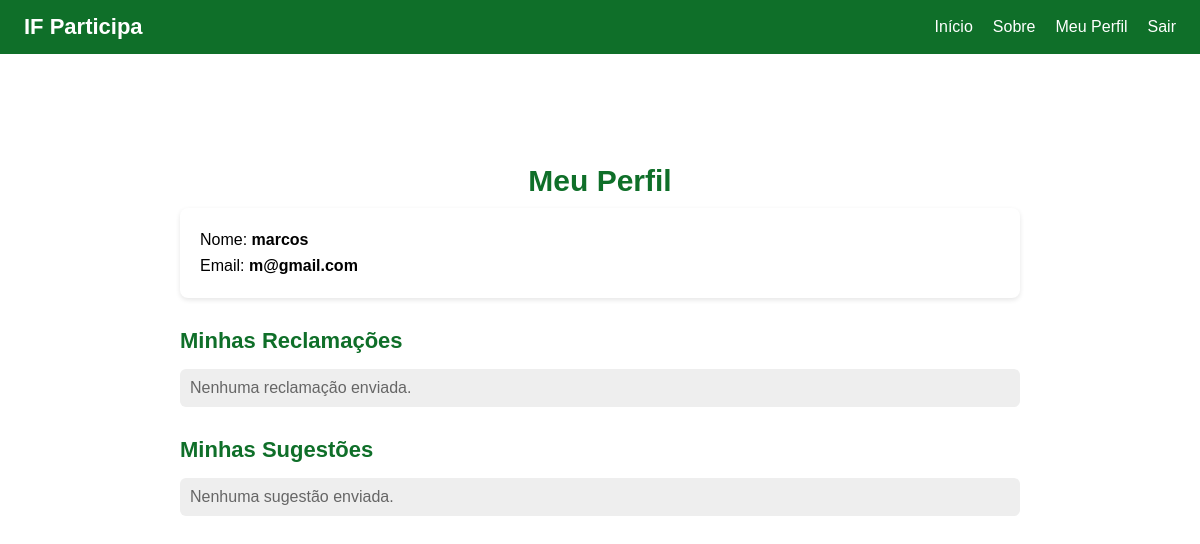
The app's page /meu-perfil (signed in), older data.
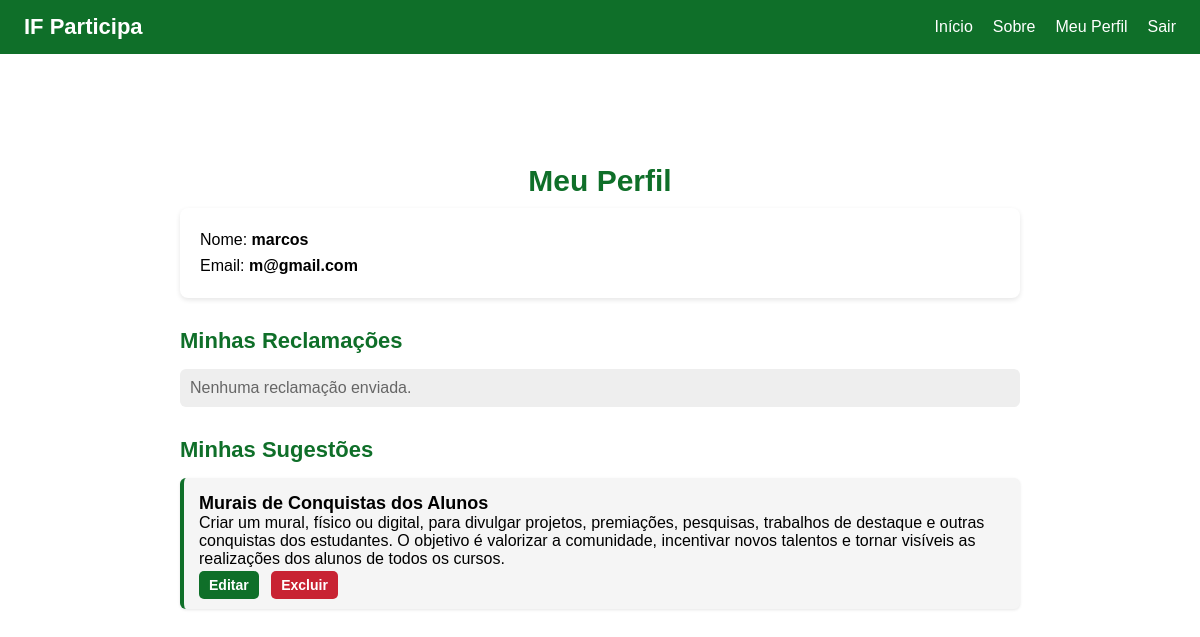
The same page, newer data.
### models/sugestoes.py (models this page shows)
class Sugestao(Base):
    __tablename__ = "sugestoes"
    id = Column(Integer, primary_key=True)
    titulo = Column(String(150), nullable=False)
    descricao = Column(Text, nullable=False)
    autor_id = Column(Integer, ForeignKey("usuarios.id"))
    autor = relationship("Usuario", back_populates="sugestoes")

### controllers/user.py (the view)
@user_bp.route("/meu-perfil")
@login_required
def meu_perfil():
    db = SessionLocal()
    minhas_reclamacoes = db.query(Reclamacao).filter_by(autor_id=current_user.id).all()
    minhas_sugestoes = db.query(Sugestao).filter_by(autor_id=current_user.id).all()
    return render_template(
        "user/meu_perfil.html",
        usuario=current_user,
        reclamacoes=minhas_reclamacoes,
        sugestoes=minhas_sugestoes
    )

### app.py (called while the page is built)
@login_manager.user_loader
def load_user(user_id):
    db = SessionLocal()
    user = db.query(Usuario).get(int(user_id))
    db.close()
    return user

### templates/user/meu_perfil.html (shortened to what this page needs)
{% extends "base.html" %}
{% block estilos %}
<link rel="stylesheet" href="{{ url_for('static', filename='controllers/perfil.css') }}">
{% endblock %}
{% block conteudo %}
<div class="perfil-container">
    <h1>Meu Perfil</h1>
    <div class="info-usuario">
        <p>Nome: <strong>{{ usuario.nome }}</strong></p>
        <p>Email: <strong>{{ usuario.email }}</strong></p>
    </div>
    <h2>Minhas Reclamações</h2>
    {% if reclamacoes %}
    <ul class="lista">
        {% for r in reclamacoes %}
            <li class="item">
                <strong>{{ r.titulo }}</strong><br>
                {{ r.descricao }}
                <div class="acoes">
                    <a class="editar" href="{{ url_for('reclamacoes_bp.editar_reclamacao', id=r.id) }}">Editar</a>
                    <a class="excluir" href="{{ url_for('reclamacoes_bp.excluir_reclamacao', id=r.id) }}">Excluir</a>
                </div>
            </li>
        {% endfor %}
    </ul>
    {% else %}
        <p class="vazio">Nenhuma reclamação enviada.</p>
    {% endif %}
    <h2>Minhas Sugestões</h2>
    {% if sugestoes %}
    <ul class="lista">
        {% for s in sugestoes %}
            <li class="item">
                <strong>{{ s.titulo }}</strong><br>
                {{ s.descricao }}
                <div class="acoes">
                    <a class="editar" href="{{ url_for('sugestoes_bp.editar_sugestao', id=s.id) }}">Editar</a>
                    <a class="excluir" href="{{ url_for('sugestoes_bp.excluir_sugestao', id=s.id) }}">Excluir</a>
                </div>
            </li>
        {% endfor %}
    </ul>
    {% else %}
        <p class="vazio">Nenhuma sugestão enviada.</p>
    {% endif %}
</div>
{% endblock %}

Row changes from the older to the newer data that the page shows:
added Sugestao: titulo "Murais de Conquistas dos Alunos", descricao "Criar um mural, físico ou digital, para divulgar projetos, premiações, pesquisas, trabalhos de destaque e outras conquistas dos estudantes. O objetivo é valorizar a comunidade, incentivar novos talentos e tornar visíveis as realizações dos alunos de todos os cursos."
Text that changed along with them:
text no longer shown: "Nenhuma sugestão enviada."
